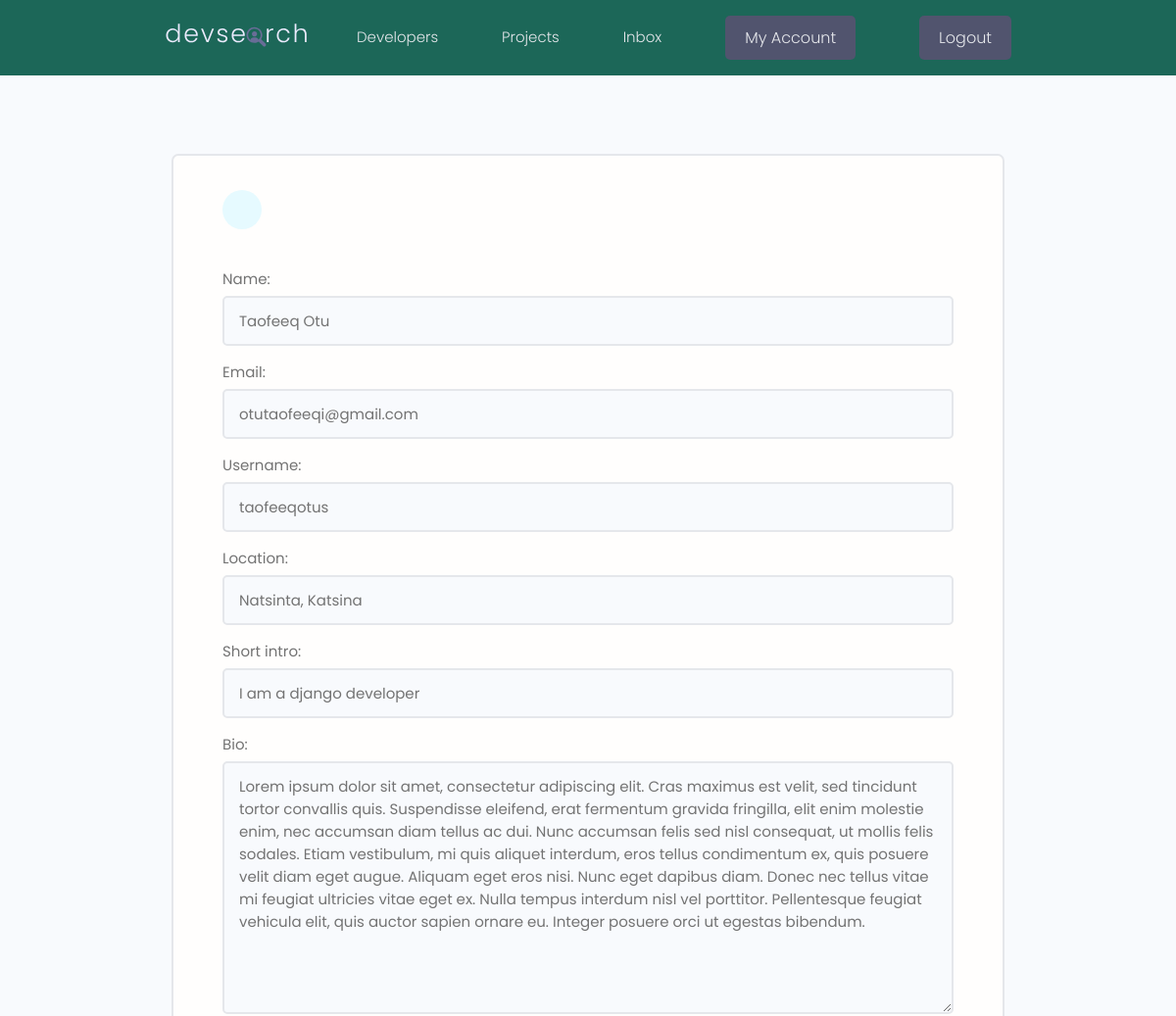
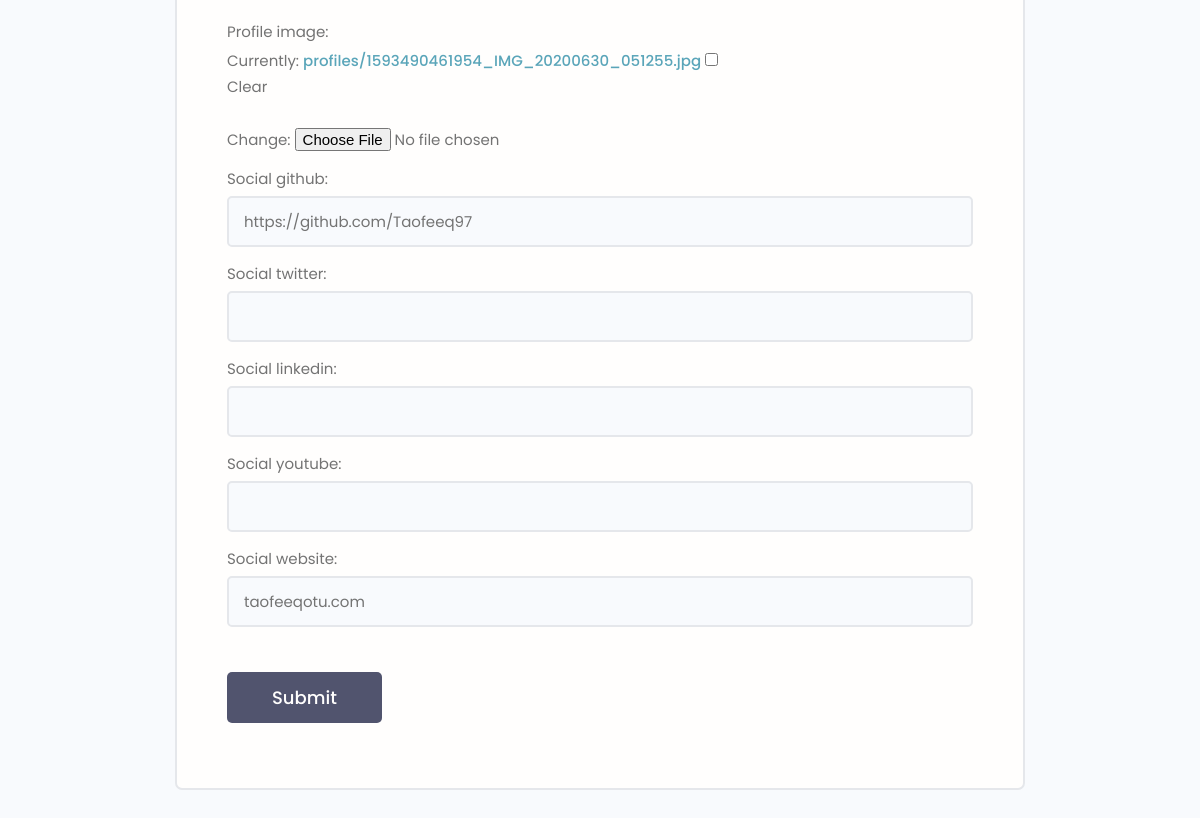
The page /edit-account/ (signed in) on the database its author committed (2 pictures, top to bottom).
### users/models.py (models this page shows, shortened)
class Profile(models.Model):
    user = models.OneToOneField(User, on_delete=models.CASCADE, null=True, blank=True)
    name=models.CharField(max_length=200, blank=True, null=True)
    email= models.EmailField(max_length=500, blank=True, null=True)
    username = models.CharField(max_length=200, blank=True, null=True)
    Location = models.CharField(max_length=200, blank=True, null=True)
    short_intro= models.CharField(max_length=200, blank=True, null=True)
    bio = models.TextField(blank=True, null=True)
    profile_image=models.ImageField(null=True, blank=True, upload_to='profiles/', default='profiles/user-default.png')
    social_github = models.CharField(max_length=200, blank=True, null=True)
    social_twitter = models.CharField(max_length=200, blank=True, null=True)
    social_linkedin = models.CharField(max_length=200, blank=True, null=True)
    social_youtube = models.CharField(max_length=200, blank=True, null=True)
    social_website = models.CharField(max_length=200, blank=True, null=True)
    created = models.DateTimeField(auto_now_add=True)
    id = models.UUIDField(default=uuid.uuid4, unique=True, primary_key=True,
                          editable=False)
    class Meta:
        ordering=['created']

### users/views.py (the view)
# urls.py: path('edit-account/', views.editAccount, name='edit-account'),
@login_required(login_url='login')
def editAccount(request):
    profile=request.user.profile
    form = ProfileForm(instance=profile)
    if request.method =='POST':
        form=ProfileForm(request.POST, request.FILES, instance=profile)
        if form.is_valid():
            form.save()
            return redirect('account')
    context={'form':form}
    return render(request, 'users/profile_form.html', context)

### users/forms.py
class ProfileForm(ModelForm):
    class Meta:
        model=Profile
        fields= ['name', 'email', 'username', 'Location', 'short_intro', 'bio', 'profile_image', 'social_github', 'social_twitter', 'social_linkedin',
                 'social_youtube', 'social_website']
    def __init__(self, *args, **kwargs):
        super(ProfileForm, self).__init__(*args, **kwargs)
        for name,field in self.fields.items():
            field.widget.attrs.update({'class': 'input'})

### users/templates/users/profile_form.html (shortened to what this page needs)
{% extends 'main.html' %}
{% block content %}
    <main class="formPage my-xl">
        <div class="content-box">
            <div class="formWrapper">
                <a class="backButton" href="{% url 'account' %}"></a>
                <br>
                <form class="form" method="POST" action="{% url 'edit-account' %}" enctype="multipart/form-data">
                    {% for field in form %}
                        <div class="form__field">
                        <label for="formInput#text">{{field.label}}: </label>
                            {{field}}
                        </div>
                    {% endfor %}
                    <input class="btn btn--sub btn--lg  my-md" type="submit" value="Submit" />
                </form>
            </div>
        </div>
    </main>
{% endblock content %}

### static/styles/app.css (style rules this page uses)
:root { --color-sub: #1C6758; }
.btn--sub { background-color: var(--color-sub-light); }
.content-box { width: 95%; max-width: 85rem; margin: 0 auto; }
.backButton { background: var(--color-main-light); color: var(--color-main); width: 4rem; height: 4rem; display: flex; align-items: center; justify-content: center; border-radius: 50%; }
.formPage .formWrapper { list-style: none; background: var(--color-white); padding: 3.5rem 5rem; border: 2px solid var(--color-light); border-radius: 0.7rem; }

### static/uikit/styles/modules/_variables.css (style rules this page uses)
:root { --color-main: #5aa5b9; --color-main-light: #e6faff; --color-sub: #3f4156; --color-sub-light: #51546e; --color-sub-lighter: #ededfd; --color-text: #737373; --color-gray: #8b8b8b; --color-light: #e5e7eb; --color-light-gray: #767676; --color-bg: #f8fafd; --color-white: #fffefd; --color-white-light: #f3f3f3; --color-success: #359e64; --color-success-bg: #def8e8; --color-error: #fc4b0b; --color-error-bg: #fff2ee; --font-base: 'Poppins', arial, helvetica, 'Segoe UI', roboto, ubuntu, sans-serif; --font-monospace: 'Fira Code', 'Courier New', courier, monospace; --font-regular: 300; --font-medium: 500; --font-bold: 700; --generic-shadow: 1px 1px 5px #00000010; --generic-transition: all 0.3s ease-in-out; }

### static/uikit/styles/modules/_base.css (style rules this page uses)
* { margin: 0; padding: 0; box-sizing: border-box; text-rendering: optimizeLegibility; color: inherit; font-size: inherit; }
html { font-size: 50%; }
@media only screen and (min-width: 480px) { html { font-size: 56.25%; } }
@media only screen and (min-width: 1200px) { html { font-size: 62.5%; } }
body { line-height: 1.6; font-weight: 400; font-size: 1.5rem; color: var(--color-text); background-color: var(--color-bg); min-height: 100vh; }

### static/uikit/styles/modules/_typography.css (style rules this page uses)
* { font-family: var(--font-base); }
a { padding-bottom: 2px; text-decoration: none; display: inline-block; color: var(--color-main); font-weight: var(--font-medium); }

### static/uikit/styles/modules/_utilities.css (style rules this page uses)
.my-md { margin: 3rem auto; }
.my-xl { margin: 8rem auto; }

### static/uikit/styles/modules/_button.css (style rules this page uses)
.btn { display: inline-block; position: relative; cursor: pointer; background-color: var(--color-light); font-weight: var(--font-medium); color: var(--color-sub); text-decoration: none; padding: 1rem 2rem; border-radius: 0.5rem; border: none; width: -webkit-fit-content; width: -moz-fit-content; width: fit-content; height: -webkit-fit-content; height: -moz-fit-content; height: fit-content; font-size: 1.6rem; outline-width: 0; outline-color: transparent; -webkit-backface-visibility: hidden; backface-visibility: hidden; transition: all 0.3s ease-in-out; }
.btn--sub { background-color: var(--color-sub); color: var(--color-white); }
.btn--lg { font-size: 1.8rem; padding: 1.2rem 4.5rem; }

### static/uikit/styles/modules/_form.css (style rules this page uses)
.form { display: block; }
.form__field { margin-top: 1.5rem; margin-bottom: 1.5rem; }
.form__label, .form__field > label { display: block; margin-bottom: 0.5rem; color: var(--color-text); }
input.input[type='text'], input.input[type='email'], input.input[type='password'], input.input[type='number'], textarea.input { min-width: 24rem; width: 100%; padding: 1.2rem 1.5rem; border-radius: 0.5rem; border: 2px solid var(--color-light); transition: all 0.3s ease-in-out; background-color: var(--color-bg); }

### rows shown on the page
Profile: form "Taofeeq Otu" "otutaofeeqi@gmail.com" "taofeeqotus" "Natsinta, Katsina" "I am a django developer" "Lorem ipsum dolor sit amet, consectetur adipiscing elit. Cras maximus est velit, sed tincidunt tortor convallis quis. Suspendisse eleifend, erat fermentum gravida fringilla, elit enim molestie enim, nec accumsan diam tellus ac dui. Nunc accumsan felis sed nisl consequat, ut mollis felis sodales. Etiam vestibulum, mi quis aliquet interdum, eros tellus condimentum ex, quis posuere velit diam eget augue. Aliquam eget eros nisi. Nunc eget dapibus diam. Donec nec tellus vitae mi feugiat ultricies vitae eget ex. Nulla tempus interdum nisl vel porttitor. Pellentesque feugiat vehicula elit, quis auctor sapien ornare eu. Integer posuere orci ut egestas bibendum." "https://github.com/Taofeeq97" "taofeeqotu.com"

### other values the page prints
{{ field.label }} "Name" "Email" "Username" "Location" "Short intro" "Bio" "Profile image" "Social github" "Social twitter" "Social linkedin" "Social youtube" "Social website"
